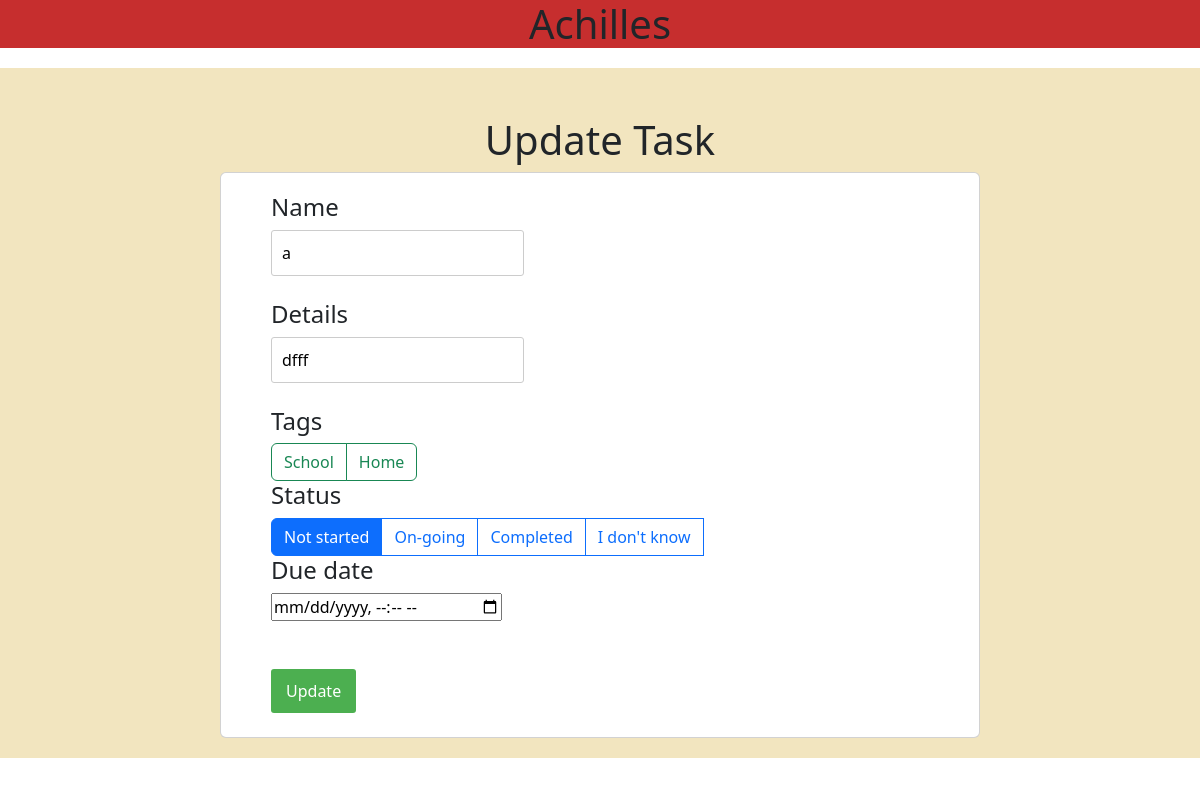
Screenshot of /update/1 with the database file from the repository.
### tables this page shows
CREATE TABLE Tasks (
    TID INTEGER PRIMARY KEY AUTOINCREMENT,
    Name VARCHAR(255) DEFAULT 'No-Name' NOT NULL,
    Details VARCHAR(255) DEFAULT NULL,
    SID INTEGER DEFAULT 0 NOT NULL,
    DDate datetime,
    FOREIGN KEY (SID) REFERENCES Status(SID)
);

CREATE TABLE Tags (
    TID INTEGER PRIMARY KEY AUTOINCREMENT,
    Name VARCHAR(255) UNIQUE
);

CREATE TABLE Status (
    SID INTEGER PRIMARY KEY AUTOINCREMENT,
    Name VARCHAR(255) UNIQUE
);

### app.py (the view)
@app.route('/update/<int:id>', methods=['GET', 'POST'])
def update(id):
    if request.method == 'POST':
        cont = request.form['con']
        det = request.form['det']
        opt = int(request.form['opt'])
        date = request.form['date']
        try:
            gg = ()
            if len(date) == 0:
                gg = (cont, det, opt, id)
                cur.execute("UPDATE Tasks SET Name = ?, Details = ?, SID = ? WHERE TID = ?", gg)
            else:
                gg = (cont, det, opt, datetime.strptime(date, "%Y-%m-%dT%H:%M"), id)
                cur.execute("UPDATE Tasks SET Name = ?, Details = ?, SID = ?, DDate = ? WHERE TID = ?", gg)
            cur.execute("DELETE FROM TT WHERE TkID = ?", (id,))
            for i in request.form:
                if 'tag' in i:
                    cur.execute("INSERT INTO TT (TkID, TgID) VALUES (?, ?)",(id, request.form[i]))
            con.commit()
            return redirect('/')
        except:
            return render_template('error.html', s="There was an error")
    else:
        item = raww(f"SELECT * FROM Tasks WHERE TID = {id}")
        status = raww("SELECT * FROM Status")
        tags = raww("SELECT * FROM Tags")
        tt = raww("SELECT * FROM TT")
        if len(item) == 0:
            return render_template('error.html', s="Task ID invalid")
        item = item[0]
        return render_template('update.html', item=item, status=status, tags=tags,tt=tt)

### db.py (called while the page is built)
def raww(query):
    res = cur.execute(query)
    res = res.fetchall()
    con.commit()
    return res

### templates/update.html (shortened to what this page needs)
{% extends 'base.html' %}
{% block body %}
<div class="content pt-5">
    <h1>Update Task</h1>
    <div class="card g-4 ex1">
        <form action="/update/{{item[0]}}" method="POST">
            <h4>Name</h4>
            <div>
                <input type="text" name="con" id="con" value="{{item[1]}}">
            </div>
            <br />
            <h4>Details</h4>
            <div>
                <input type="text" name="det" id="det" value="{{item[2]}}">
            </div>
            <br />
            <h4>Tags</h4>
            <div class="btn-group" role="group" aria-label="Basic checkbox toggle button group">
                {% for tag in tags %}
                <label class="btn btn-outline-success" for="btncheck{{tag[0]}}">{{tag[1]}}</label>
                {% endfor %}
            </div>
            <h4>Status</h4>
            <div class="btn-group" role="group" aria-label="Basic radio toggle button group">
                {% for i in status %}
                <label class="btn btn-outline-primary" for="status{{i[0]}}">{{i[1]}}</label>
                <br />
                {% endfor %}
            </div>
            <h4>Due date</h4>
            <input type="datetime-local" name="date" value="{{item[4]}}" id="deadline">
            <br />
            <br />
            <br />
            <input type="submit" value="Update">
            <br />
            <br />
        </form>
    </div>
</div>
{% endblock %}

### static/css/main.css (style rules this page uses)
body { font-family: Arial, sans-serif; margin: 0; padding: 0; }
.content { max-width: 800px; margin: 20px auto; padding: 20px; }
h1 { text-align: center; margin-bottom: 20px; }
form { margin-top: 20px; }
input[type="text"] { padding: 10px; border: 1px solid #ccc; border-radius: 3px; }
input[type="submit"] { padding: 10px 15px; background-color: #4caf50; color: white; border: none; cursor: pointer; border-radius: 3px; }

### templates/base.html (style rules this page uses)
div.ex1 { padding-left: 50px; }

### rows the page displays
Tasks: con "a", det "dfff"
Tags: Name "School"
Tags: Name "Home"
Status: Name "Not started"
Status: Name "On-going"
Status: Name "Completed"
Status: Name "I don't know"
